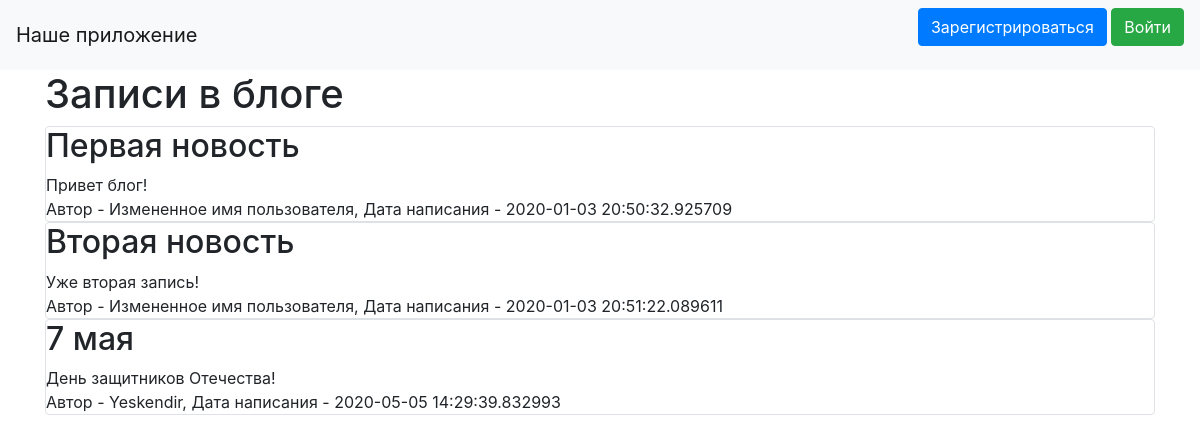
The page / on the database its author committed.
### data/news.py (models this page shows)
class News(SqlAlchemyBase):
    __tablename__ = 'news'
    id = sqlalchemy.Column(sqlalchemy.Integer, primary_key=True, autoincrement=True)
    title = sqlalchemy.Column(sqlalchemy.String, nullable=True)
    content = sqlalchemy.Column(sqlalchemy.String, nullable=True)
    created_date = sqlalchemy.Column(sqlalchemy.DateTime, default=datetime.datetime.now)
    is_private = sqlalchemy.Column(sqlalchemy.Boolean, default=True)
    user_id = sqlalchemy.Column(sqlalchemy.Integer, sqlalchemy.ForeignKey("users.id"))
    user = orm.relation('User')

### data/users.py (models this page shows, shortened)
class User(SqlAlchemyBase, UserMixin):
    __tablename__ = 'users'
    id = sqlalchemy.Column(sqlalchemy.Integer, primary_key=True, autoincrement=True)
    name = sqlalchemy.Column(sqlalchemy.String, nullable=True)
    about = sqlalchemy.Column(sqlalchemy.String, nullable=True)
    email = sqlalchemy.Column(sqlalchemy.String, index=True, unique=True, nullable=True)
    hashed_password = sqlalchemy.Column(sqlalchemy.String, nullable=True)
    created_date = sqlalchemy.Column(sqlalchemy.DateTime, default=datetime.datetime.now)
    news = orm.relation("News", back_populates='user')

### main.py (the view)
    @app.route("/")
    def index():
        session = db_session.create_session()
        if current_user.is_authenticated:
            news = session.query(News).filter((News.user == current_user) | (News.is_private != True))
        else:
            news = session.query(News).filter(News.is_private != True)
        return render_template("index.html", news=news)

### data/db_session.py (called while the page is built)
def create_session() -> Session:
    global __factory
    return __factory()

### templates/index.html (shortened to what this page needs)
{% extends "base.html" %}
{% block content %}
<h1>Записи в блоге</h1>
{% for item in news%}
<div class="col-md6 border rounded">
    <h2>{{item.title}}</h2>
    <div>
        {{item.content}}
    </div>
    <div>
        Автор - {{item.user.name}}, Дата написания - {{item.created_date}}
    </div>
</div>
{% endfor %}
{% endblock %}

### templates/base.html (shortened to what this page needs)
<!DOCTYPE html>
<html lang="en">
<head>
    <link rel="stylesheet" href="https://stackpath.bootstrapcdn.com/bootstrap/4.4.1/css/bootstrap.min.css">
</head>
  <body>
    <header>
      <nav class="navbar navbar-light bg-light">
        <a class="navbar-brand" href="#">Наше приложение</a>
          {% if current_user.is_authenticated %}
            <a class="navbar-brand" href="/logout">{{ current_user.name }}</a>
        {% else %}
            <p>
                <a class="btn btn-primary " href="/register">Зарегистрироваться</a>
                <a class="btn btn-success" href="/login">Войти</a>
            </p>
        {% endif %}
      </nav>
    </header>
    <main role="main" class="container">
        {% block content %}{% endblock %}
    </main>
  </body>
</html>

### rows shown on the page
News: title "Первая новость", content "Привет блог!", user.name "Измененное имя пользователя", created_date "2020-01-03 20:50:32.925709"
News: title "Вторая новость", content "Уже вторая запись!", user.name "Измененное имя пользователя", created_date "2020-01-03 20:51:22.089611"
News: title "7 мая", content "День защитников Отечества!", user.name "Yeskendir", created_date "2020-05-05 14:29:39.832993"
